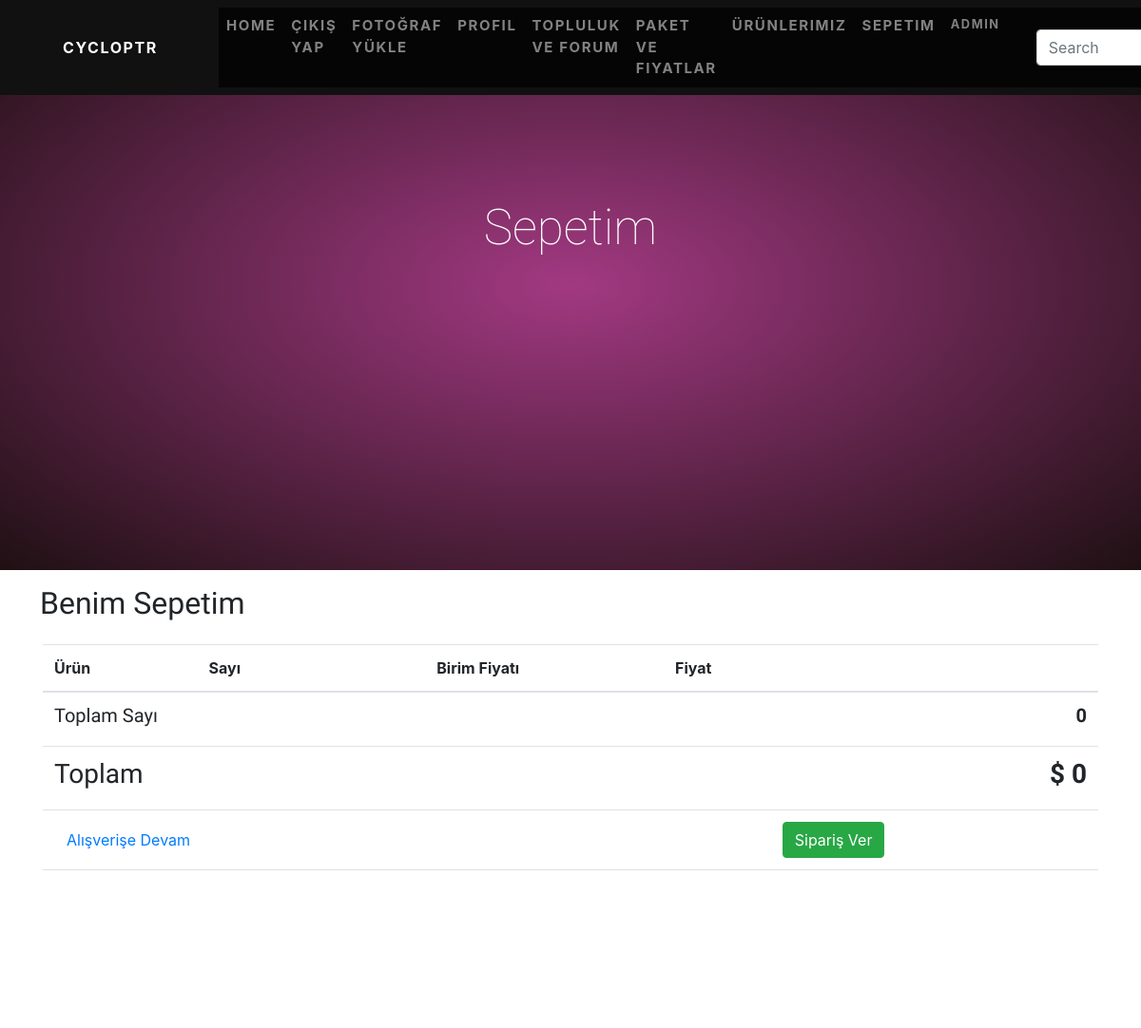
Before: /show_card_items (signed in, upper part) with the older database file.
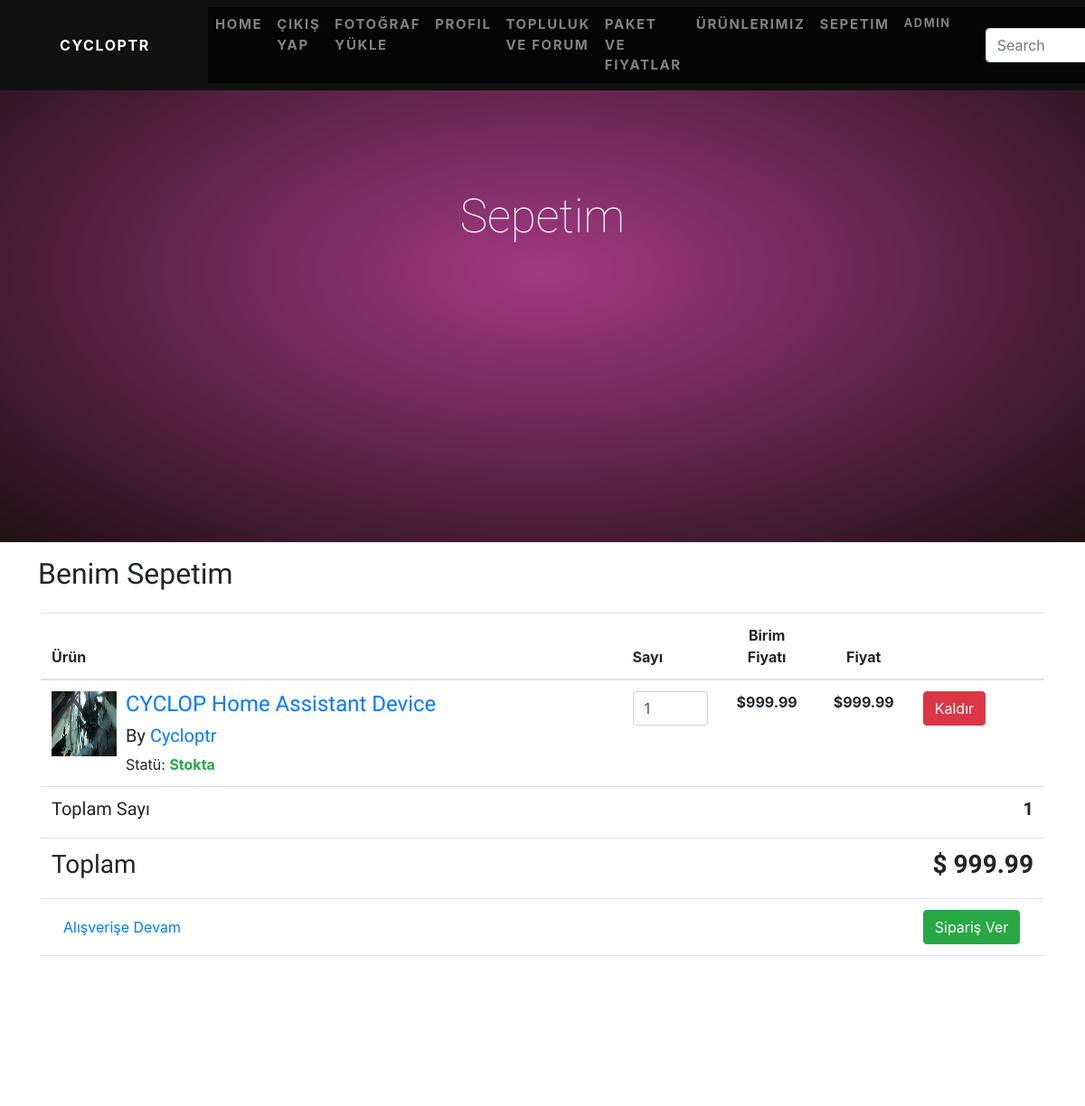
After: the same page with the newer database file.
### website/models.py (models this page shows)
class Products(dbsql.Model):
    id = dbsql.Column(dbsql.Integer , primary_key = True)
    name= dbsql.Column(dbsql.String(255),nullable = False)
    price = dbsql.Column(dbsql.Numeric(precision=10, scale=2),nullable = False)
    discount = dbsql.Column(dbsql.Integer,default = 0)
    stock = dbsql.Column(dbsql.Integer,nullable = False)
    date_added = dbsql.Column(dbsql.DateTime , default=datetime.utcnow)
    description = dbsql.Column(dbsql.Text,nullable= False)
    image_1 = dbsql.Column(dbsql.String(255),nullable=True,default = 'image.jpeg')
    image_2 = dbsql.Column(dbsql.String(255),nullable=True,default = 'image.jpeg')
    image_3 = dbsql.Column(dbsql.String(255),nullable=True,default = 'image.jpeg')

class ShoppingCart(dbsql.Model):
    id = dbsql.Column(dbsql.Integer , primary_key = True)
    product = dbsql.Column(dbsql.String(255))
    quantity = dbsql.Column(dbsql.Integer)
    date_added = dbsql.Column(dbsql.DateTime , default=datetime.utcnow)
    price = dbsql.Column(dbsql.Integer)
    buyer = dbsql.Column(dbsql.Integer)
    shopper_id = dbsql.Column(dbsql.Integer,dbsql.ForeignKey('user.id'))

### website/auth.py (the view)
@auth.route('/show_card_items' , methods = ['GET','POST'])
@login_required
def show_cart():
	products = Products.query.order_by(Products.date_added)
	posts_for_display=post_parser()
	buyer = current_user.id
	total_quantity=0
	all_price=0
	if request.method == 'GET':
		cart_items = ShoppingCart.query.order_by(ShoppingCart.buyer)
		card_item_price_list = []
		for cart_item in cart_items:
			if cart_item.buyer == current_user.id:
				card_item_price = cart_item.quantity * cart_item.price
				card_item_price_list.append(card_item_price)
				card_item_price_single = cart_item.quantity * cart_item.price
				total_quantity = cart_item.quantity + total_quantity
				all_price = card_item_price_single + all_price
	session["card_item_price_list"] = card_item_price_list
	session["total_quantity"] = total_quantity
	session["all_price"] = all_price
	return render_template("cart_show.html",user=current_user,cart_items = cart_items,posts= posts_for_display,products =products)

### website/models.py
class SearchForm(FlaskForm):
    searched = StringField("Searched", validators=[DataRequired()])
    submit = SubmitField("Submit")

### website/auth.py (called while the page is built)
@auth.context_processor
def base():
	form = SearchForm()
	return dict(form=form)

def post_parser():
	posts = Posts.query.order_by(Posts.date_posted)
	date_now = datetime.utcnow()
	posts_for_display = []
	for post in posts:
		time_difference =date_now - post.date_posted
		time_difference = str(time_difference)
		if post.id <5  or "week" not in time_difference:
			posts_for_display.append(post)
		else:
			break
	return posts_for_display

### website/templates/cart_show.html (shortened to what this page needs)
<!DOCTYPE html>
<html>
<head>
        <link href="https://maxcdn.bootstrapcdn.com/bootstrap/4.1.1/css/bootstrap.min.css" rel="stylesheet" id="bootstrap-css">
        <link href="//maxcdn.bootstrapcdn.com/bootstrap/4.1.1/css/bootstrap.min.css" rel="stylesheet" id="bootstrap-css">
        <link href="{{ url_for('static', filename='css/pricing.css') }}" rel="stylesheet" type="text/css" />
        <link href="{{ url_for('static', filename='css/footer.css') }}" rel="stylesheet" type="text/css" />
        <link href="{{ url_for('static', filename='css/login.css') }}" rel="stylesheet" type="text/css" />
        <link href="{{ url_for('static', filename='css/contact.css') }}" rel="stylesheet" type="text/css" />
        <link href="{{ url_for('static', filename='css/animation.css') }}" rel="stylesheet" type="text/css" />
        <link href="{{ url_for('static', filename='css/bootstrapmodified.css') }}" rel="stylesheet" type="text/css" />
        <link href="{{ url_for('static', filename='css/home_search_button.css') }}" rel="stylesheet" type="text/css" />
        <link href="{{ url_for('static', filename='css/cartitems.css') }}" rel="stylesheet" type="text/css" />
</head>
<body id="page-top">
    <nav class="navbar navbar-expand-lg navbar-dark navbar-custom fixed-top">
        <a class="navbar-brand" href="#page-top" style="margin-left: 50px;">CYCLOPTR</a>
        <div class="container px-5">
            <div class="collapse navbar-collapse" id="navbarResponsive">
                <ul class="navbar-nav ms-auto" >
                    <li class="nav-item">
                        <a class="nav-link" href="/" id="home"class="active" style="font-size:15px ;">Home</a>
                    </li>
                    <li class="nav-item">
                        <a class="nav-link" href="/logout" id="logout" style="font-size:15px ;">Çıkış Yap</a>
                    </li>
                    <li class="nav-item">
                        <a class="nav-link" href="/upload-image" id="uploadImage" style="font-size:15px ;">Fotoğraf Yükle</a>
                    </li>
                    <li class="nav-item">
                        <a class="nav-link" href="/dashboard" id="dashboard" style="font-size:15px ;">Profil</a>
                    </li>
                    <li class="nav-item">
                        <a class="nav-link" href="/show-posts" id="show_posts" style="font-size:15px ;">Topluluk ve Forum</a>
                    </li>
                    <li class="nav-item">
                        <a class="nav-link" href="/pricing" id="pricing" style="font-size:15px ;">Paket Ve Fiyatlar</a>
                    </li>
                    <li class="nav-item">
                        <a class="nav-link" href="/add_to_cart" id="show_products" style="font-size:15px ;">Ürünlerimiz</a>
                    </li>
                    <li class="nav-item">
                        <a class="nav-link" href="/show_card_items" id="show_card_items" style="font-size:15px ;">Sepetim</a>
                    </li>
                    {% if current_user.id == 1 %}
                    <li class="nav-item">
                        <a class="nav-link" href="{{ url_for('auth.admin')}}">Admin</a>
                      </li>
                    {% endif %}
                </ul>
                <form method="POST" action="{{ url_for('auth.search')}}" class="d-flex" >
                    <input class="form-control me-2" type="search" placeholder="Search" aria-label="Search" name="searched">
                </form>
            </div>
        </div>
    </nav>
    <header class="masthead text-center text-white">
        <p id='head6' class='header'>Sepetim</p>
    </header>
    <section id="scroll" style="margin: auto;margin-bottom: 50px;">
        <div class="container">
            <div class="row">
                <p><h2>Benim Sepetim</h2></p>
                <div class="col-sm-12">
                                <table class="table table-hover">
                                    <thead>
                                        <tr>
                                            <th>Ürün</th>
                                            <th>Sayı</th>
                                            <th class="text-center">Birim Fiyatı</th>
                                            <th class="text-center">Fiyat</th>
                                            <th> </th>
                                        </tr>
                                    </thead>
                                    <tbody>
                                        {% for cart_item in cart_items %}
                                            {% if cart_item.shopper_id == current_user.id %}
                                                {% for product in products %}
                                                    {% if product.name == cart_item.product %}
                                                    <tr>
                                                        <td class="col-sm-8 col-md-6">
                                                        <div class="media">
                                                            <a class="thumbnail pull-left" href="/add_to_cart"> <img class="media-object" src="/static/images/{{product.image_1}}" style="width: 72px; height: 72px;"> </a>
                                                            <div class="media-body" style="padding-left:10px;">
                                                                <h4 class="media-heading"> <a href="/add_to_cart">{{ cart_item.product }}</a></h4>
                                                                <h5 class="media-heading"> By <a href="/add_to_cart">Cycloptr</a></h5>
                                                                {% if product.stock != 0  %}
                                                                    <span>Statü: </span><span class="text-success"><strong>Stokta</strong></span>
                                                                {% else %}
                                                                    <span>Statü: </span><span class="text-danger"><strong>Stokta Kalmadı</strong></span>
                                                                {% endif %}
                                                            </div>
                                                        </div></td>
                                                        <td class="col-sm-1 col-md-1" style="text-align: center">
                                                        <input type="email" class="form-control" value="{{ cart_item.quantity }}">
                                                        </td>
                                                        <td class="col-sm-1 col-md-1 text-center"><strong>${{ product.price }} </strong></td>
                                                        <td class="col-sm-1 col-md-1 text-center"><strong>${{ product.price * cart_item.quantity }} </strong></td>
                                                        <td class="col-sm-1 col-md-1">
                                                        <a href="{{ url_for('auth.remove_cart_item',id = cart_item.id) }}" class="btn btn-danger">
                                                             Kaldır
                                                        </a></td>
                                                    </tr>
                                                    {% endif %}
                                                {% endfor %}
                                            {% endif %}
                                        {% endfor %}
                                        <tr>
                                            <td colspan="4"><h5>Toplam Sayı</h5></td>
                                            <td class="text-right"><h5><strong>{{ session["total_quantity"]}}</strong></h5></td>
                                        </tr>
                                        <tr>
                                            <td colspan="3"><h3>Toplam</h3></td>
                                            <td colspan="2" class="text-right"><h3><strong>$ {{ session["all_price"] }}</strong></h3></td>
                                        </tr>
                                        <tr>
                                                <td colspan="4">
                                                    <button type="button" class="btn btn-default">
                                                        <a href="/add_to_cart" style="text-decoration: none;">
                                                             Alışverişe Devam
                                                        </a>
                                                    </button>
                                                </td>
                                                <td>
                                                    <form method="POST">
                                                        <a href="{{ url_for('auth.checkout') }}" class="btn btn-success">
                                                             Sipariş Ver
                                                        </a>
                                                    </form>
                                                </td>
                                        </tr>
                                    </tbody>
                                </table>
                </div>
            </div>
        </div>
    </section>
    <section class="our-publication pt-100 pb-70">
    </section>
</body>
</html>

### website/static/css/footer.css (style rules this page uses)
.row { display: flex; }
p, ul li, ol li { font-weight: 300; }
ul { margin: 0; padding: 0; }
a, h1, h2, h3, h4, h5, h6 { font-weight: 400; }
ol li, ul li { list-style: outside none none; }

### website/static/css/home_search_button.css (style rules this page uses)
.d-flex { margin-left: 500px; }
@media (min-width: 280px) { .d-flex { margin-left: 1px; } }
@media (min-width: 280px) { .d-flex .form-control { width: 100px; } }
@media (min-width: 320px) { .d-flex { margin-left: 1px; } }
@media (min-width: 320px) { .d-flex .form-control { width: 100px; } }
@media (min-width: 576px) { .d-flex { margin-left: 1px; } }
@media (min-width: 576px) { .d-flex .form-control { width: 100px; } }
@media (min-width: 768px) { .d-flex { margin-left: 1px; } }
@media (min-width: 768px) { .d-flex .form-control { width: 100px; } }
@media (min-width: 992px) { .d-flex { margin-left: 10px; } }
@media (min-width: 992px) { .d-flex .form-control { width: 100px; } }
@media (min-width: 1024px) { .d-flex { margin-left: 30px; } }
@media (min-width: 1024px) { .d-flex .form-control { width: 120px; } }
@media (min-width: 1200px) { .d-flex { margin-left: 30px; } }
@media (min-width: 1200px) { .d-flex .form-control { width: 150px; } }

### website/static/css/cartitems.css (style rules this page uses)
.pt-100 { padding-top: 100px; }
.pb-70 { padding-bottom: 70px; }

Changed rows visible on the page:
added ShoppingCart: product "CYCLOP Home Assistant Device", quantity "1"
now on this page (row edited): Products: image_1 (picture), shows "Statü:", stock "Stokta", price "999.99", product.price*cart_item.quantity "999.99"
Other visible differences:
{{ session["total_quantity"] }}: "0" → "1"
{{ session["all_price"] }}: "0" → "999.99"
